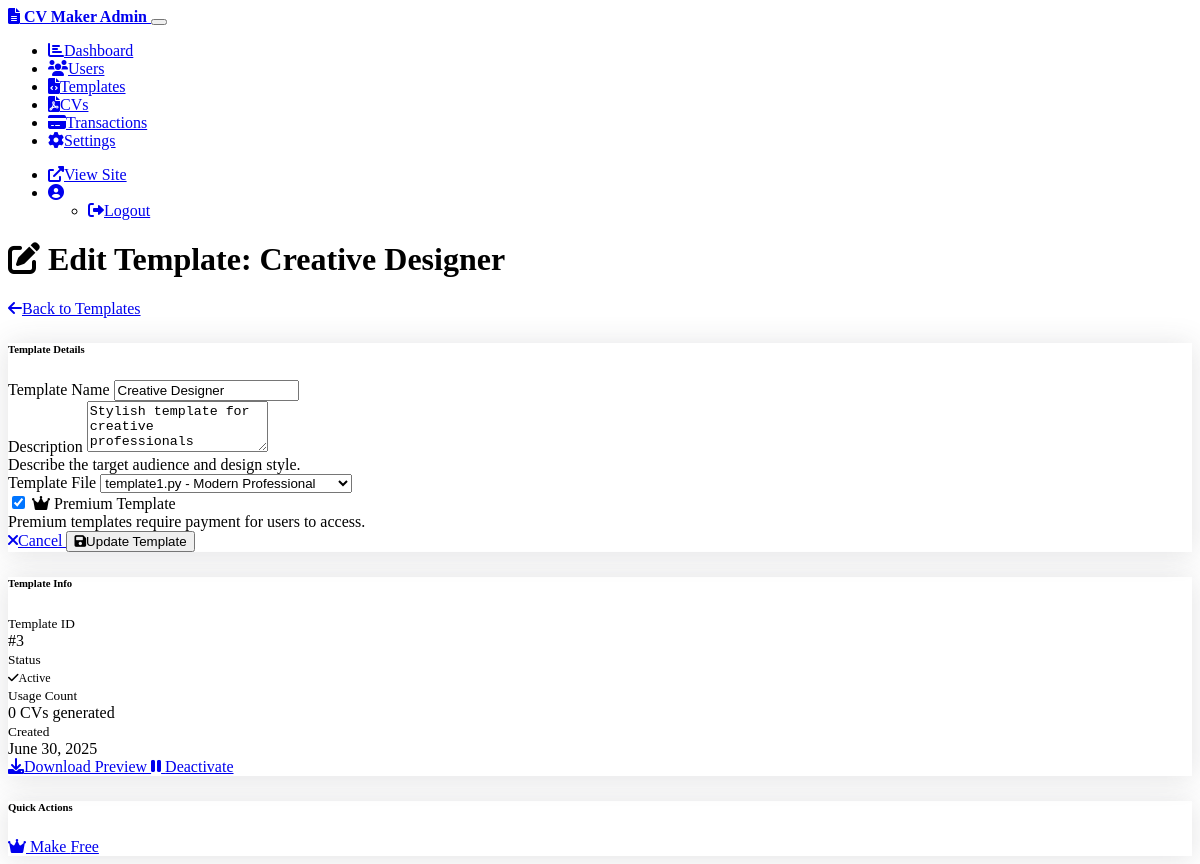
The page /admin/templates/3/edit on the database its author committed.
### models.py (models this page shows, shortened)
class Template(db.Model):
    __tablename__ = 'templates'
    id = Column(Integer, primary_key=True)
    name = Column(String(100), nullable=False)
    description = Column(Text)
    is_premium = Column(Boolean, default=False)
    template_file = Column(String(100), nullable=False)
    is_active = Column(Boolean, default=True)
    created_at = Column(DateTime, default=datetime.utcnow)
    cvs = relationship('CV', backref='template', lazy=True)

### admin_routes.py (the view, shortened to what this page needs)
@admin_bp.route('/templates/<int:template_id>/edit', methods=['GET', 'POST'])
def edit_template(template_id):
    template = Template.query.get_or_404(template_id)
    return render_template('admin/edit_template.html', template=template)

### templates/admin/edit_template.html (shortened to what this page needs)
{% extends "admin/layout.html" %}
{% block content %}
<div class="row">
    <div class="col-12">
        <div class="d-flex justify-content-between align-items-center mb-4">
            <h1 class="h3">
                <i class="fas fa-edit me-2"></i>
                Edit Template: {{ template.name }}
            </h1>
            <a href="{{ url_for('admin.templates') }}" class="btn btn-outline-secondary">
                <i class="fas fa-arrow-left me-1"></i>Back to Templates
            </a>
        </div>
    </div>
</div>
<div class="row">
    <div class="col-lg-8">
        <div class="card">
            <div class="card-header">
                <h6 class="m-0 fw-bold">Template Details</h6>
            </div>
            <div class="card-body">
                <form method="POST">
                    <div class="mb-3">
                        <label for="name" class="form-label">Template Name</label>
                        <input type="text" class="form-control" id="name" name="name"
                               value="{{ template.name }}" required>
                    </div>
                    <div class="mb-3">
                        <label for="description" class="form-label">Description</label>
                        <textarea class="form-control" id="description" name="description"
                                  rows="3">{{ template.description or '' }}</textarea>
                        <div class="form-text">Describe the target audience and design style.</div>
                    </div>
                    <div class="mb-3">
                        <label for="template_file" class="form-label">Template File</label>
                        <select class="form-select" id="template_file" name="template_file" required>
                            <option value="template1.py" {% if template.template_file == 'template1.py' %}selected{% endif %}>template1.py - Modern Professional</option>
                        </select>
                    </div>
                    <div class="mb-4">
                        <div class="form-check form-switch">
                            <input class="form-check-input" type="checkbox" id="is_premium" name="is_premium"
                                   {% if template.is_premium %}checked{% endif %}>
                            <label class="form-check-label" for="is_premium">
                                <i class="fas fa-crown me-1 text-warning"></i>
                                Premium Template
                            </label>
                            <div class="form-text">Premium templates require payment for users to access.</div>
                        </div>
                    </div>
                    <div class="d-flex justify-content-between">
                        <a href="{{ url_for('admin.templates') }}" class="btn btn-outline-secondary">
                            <i class="fas fa-times me-1"></i>Cancel
                        </a>
                        <button type="submit" class="btn btn-primary">
                            <i class="fas fa-save me-1"></i>Update Template
                        </button>
                    </div>
                </form>
            </div>
        </div>
    </div>
    <div class="col-lg-4">
        <div class="card">
            <div class="card-header">
                <h6 class="m-0 fw-bold">Template Info</h6>
            </div>
            <div class="card-body">
                <div class="mb-3">
                    <small class="text-muted">Template ID</small>
                    <div class="fw-bold">#{{ template.id }}</div>
                </div>
                <div class="mb-3">
                    <small class="text-muted">Status</small>
                    <div>
                        {% if template.is_active %}
                            <span class="badge bg-success">
                                <i class="fas fa-check me-1"></i>Active
                            </span>
                        {% else %}
                            <span class="badge bg-danger">
                                <i class="fas fa-times me-1"></i>Inactive
                            </span>
                        {% endif %}
                    </div>
                </div>
                <div class="mb-3">
                    <small class="text-muted">Usage Count</small>
                    <div class="fw-bold">{{ template.cvs|length }} CVs generated</div>
                </div>
                <div class="mb-3">
                    <small class="text-muted">Created</small>
                    <div>{{ template.created_at.strftime('%B %d, %Y') if template.created_at else 'N/A' }}</div>
                </div>
                <div class="d-grid gap-2">
                    <a href="{{ url_for('admin.preview_template', template_id=template.id) }}"
                       class="btn btn-outline-primary btn-sm" target="_blank">
                        <i class="fas fa-download me-1"></i>Download Preview
                    </a>
                    <a href="{{ url_for('admin.toggle_template', template_id=template.id) }}"
                       class="btn btn-outline-{% if template.is_active %}warning{% else %}success{% endif %} btn-sm">
                        <i class="fas fa-{% if template.is_active %}pause{% else %}play{% endif %} me-1"></i>
                        {% if template.is_active %}Deactivate{% else %}Activate{% endif %}
                    </a>
                </div>
            </div>
        </div>
        <div class="card mt-3">
            <div class="card-header">
                <h6 class="m-0 fw-bold">Quick Actions</h6>
            </div>
            <div class="card-body">
                <div class="d-grid gap-2">
                    <a href="{{ url_for('admin.toggle_premium', template_id=template.id) }}"
                       class="btn btn-outline-{% if template.is_premium %}warning{% else %}success{% endif %} btn-sm">
                        <i class="fas fa-{% if template.is_premium %}crown{% else %}unlock{% endif %} me-1"></i>
                        Make {% if template.is_premium %}Free{% else %}Premium{% endif %}
                    </a>
                </div>
            </div>
        </div>
    </div>
</div>
{% endblock %}

### static/css/admin.css (style rules this page uses)
.card { box-shadow: 0 0.15rem 1.75rem 0 rgba(58, 59, 69, 0.15); border: 1px solid var(--bs-border-color); }
.card-header { background-color: var(--bs-secondary-bg); border-bottom: 1px solid var(--bs-border-color); }
.badge { font-size: 0.75rem; }
.text-warning { color: var(--bs-warning) !important; }

### rows shown on the page
Template: name "Creative Designer", description "Stylish template for creative professionals", template_file "template1.py - Modern Professional", is_premium "☑", id "3", created_at "June 30, 2025"

### other values the page prints
{{ template.cvs|length }} "0"
